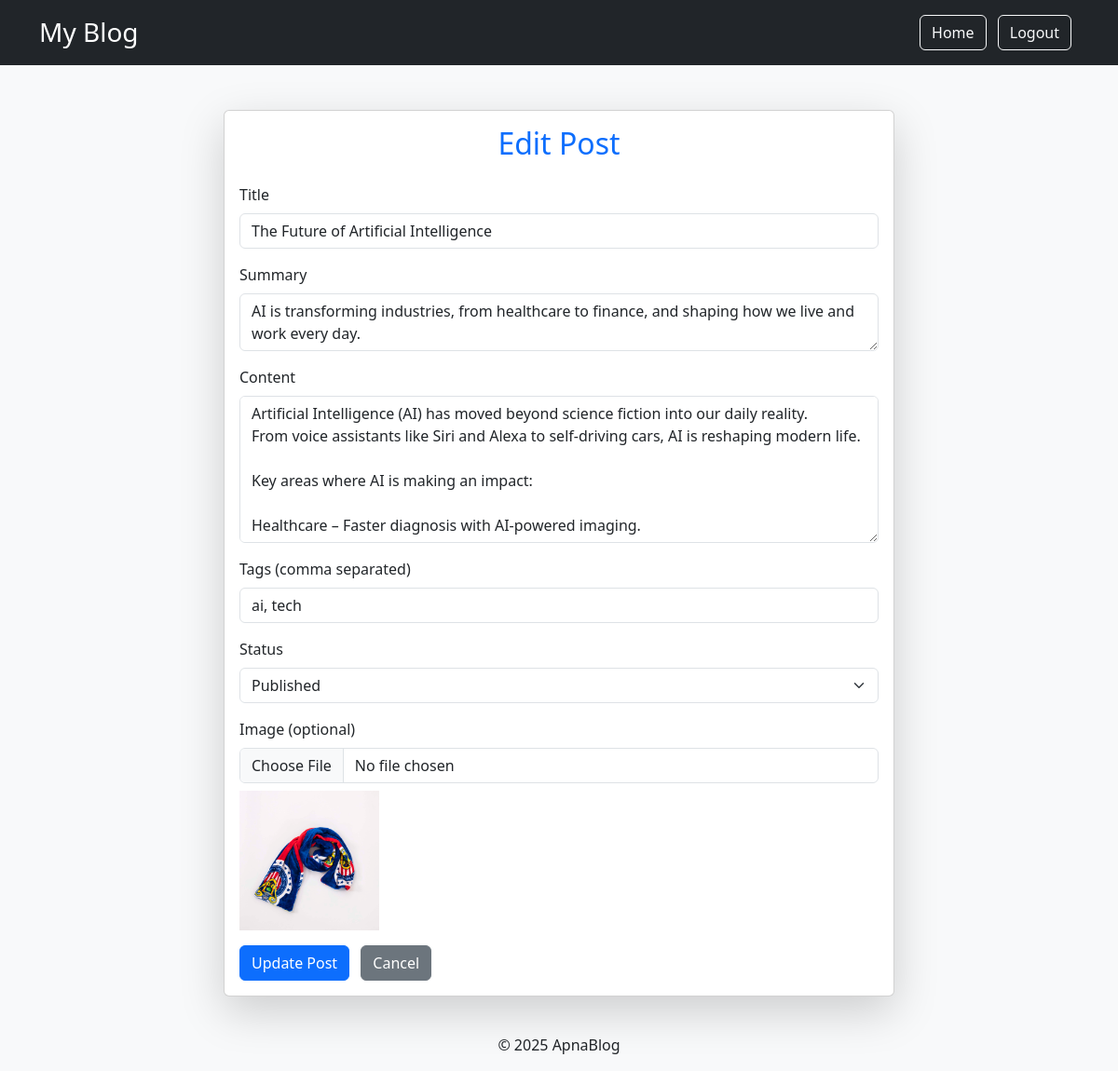
/edit_post/3/ (signed in), run on an earlier commit of the app's database.
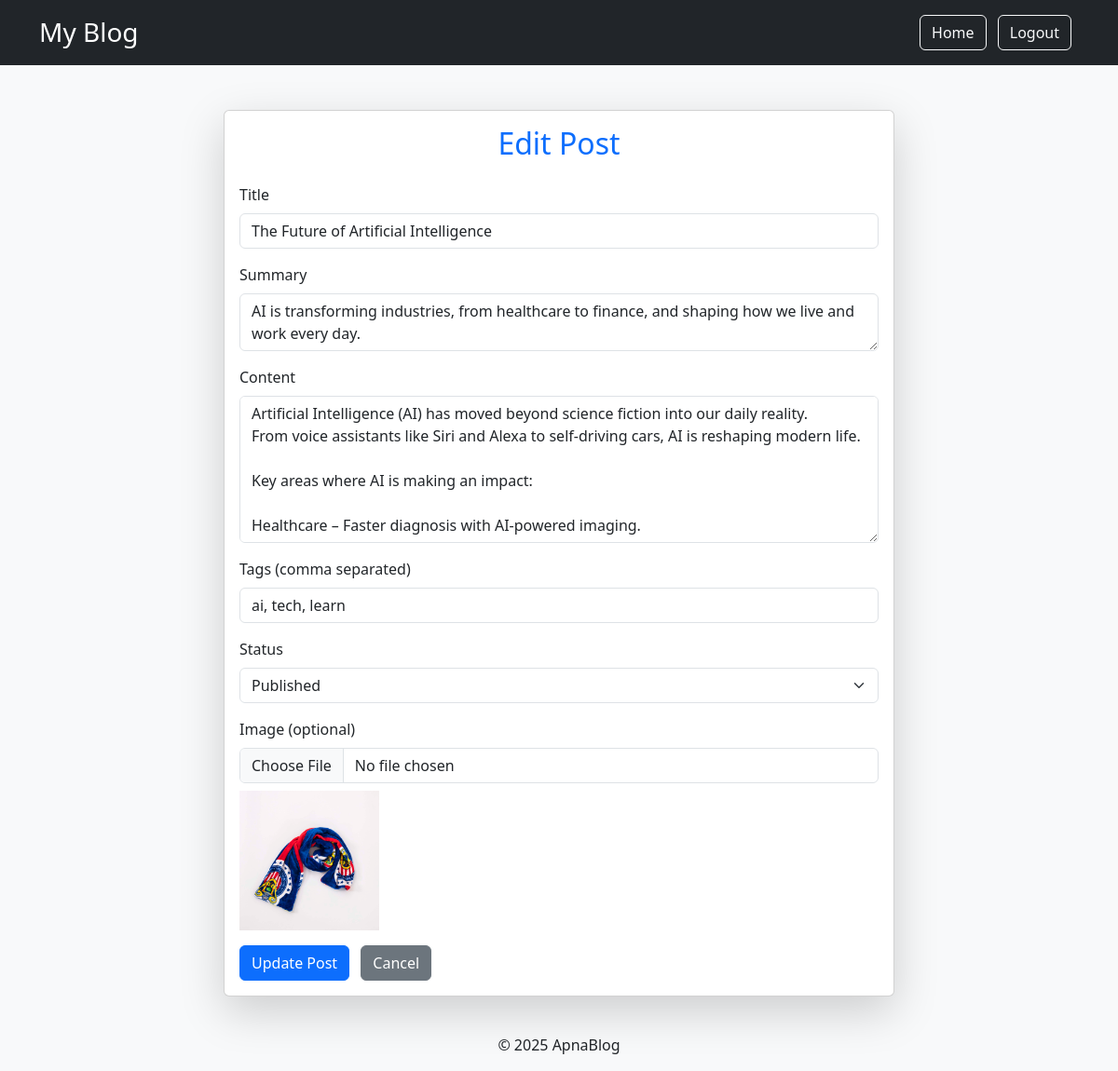
And on a later commit of the database.
### post/models.py (models this page shows, shortened)
class Post(models.Model):
    STATUS_CHOICES = (
        ("draft", "Draft"),
        ("published", "Published"),
    )
    title = models.CharField(max_length=200)
    slug = models.SlugField(max_length=220, unique=True, blank=True)
    summary = models.TextField(max_length=300, help_text="Short summary for preview.")
    content = models.TextField()
    author = models.ForeignKey(User, on_delete=models.CASCADE, related_name="posts")
    category = models.ForeignKey(Category, on_delete=models.SET_NULL, null=True, blank=True)
    tags = models.ManyToManyField(Tag, blank=True)
    image = models.ImageField(upload_to="posts/", blank=True, null=True)
    created_at = models.DateTimeField(auto_now_add=True)
    updated_at = models.DateTimeField(auto_now=True)
    status = models.CharField(max_length=10, choices=STATUS_CHOICES, default="draft")
    views = models.PositiveIntegerField(default=0)

class Tag(models.Model):
    name = models.CharField(max_length=50, unique=True)
    slug = models.SlugField(max_length=60, unique=True, blank=True)
    def __str__(self):
        return self.name

### post/views.py (the view, shortened to what this page needs)
# urls.py: path('edit_post/<int:post_id>/', edit_post, name='edit_post'),
@login_required
def edit_post(request, post_id):
    post = get_object_or_404(Post, id=post_id, author=request.user)
    return render(request, 'edit_post.html', {'post': post})
    return redirect('post_detail', slug=post.slug)

### templates/edit_post.html (shortened to what this page needs)
<!DOCTYPE html>
<html>
<head>
    <link rel="stylesheet" href="https://cdn.jsdelivr.net/npm/bootstrap@5.3.0/dist/css/bootstrap.min.css">
</head>
<body>
{% extends 'base.html' %}
{% block content %}
<div class="container mt-5">
    <div class="row justify-content-center">
        <div class="col-md-8">
            <div class="card shadow-lg">
                <div class="card-body">
                    <h2 class="card-title text-center mb-4 text-primary">Edit Post</h2>
                    <form method="POST" enctype="multipart/form-data">
                        <div class="mb-3">
                            <label for="title" class="form-label">Title</label>
                            <input type="text" class="form-control" id="title" name="title" value="{{ post.title }}" required>
                        </div>
                        <div class="mb-3">
                            <label for="summary" class="form-label">Summary</label>
                            <textarea class="form-control" id="summary" name="summary" rows="2" required>{{ post.summary }}</textarea>
                        </div>
                        <div class="mb-3">
                            <label for="content" class="form-label">Content</label>
                            <textarea class="form-control" id="content" name="content" rows="6" required>{{ post.content }}</textarea>
                        </div>
                        <div class="mb-3">
                            <label for="tags" class="form-label">Tags (comma separated)</label>
                            <input type="text" name="tags" id="tags" class="form-control" value="{{ post.tags.all|join:", " }}">
                        </div>
                        <div class="mb-3">
                            <label for="status" class="form-label">Status</label>
                            <select name="status" id="status" class="form-select">
                                <option value="published" {% if post.status == 'published' %}selected{% endif %}>Published</option>
                            </select>
                        </div>
                        <div class="mb-3">
                            <label for="image" class="form-label">Image (optional)</label>
                            <input type="file" name="image" id="image" class="form-control">
                            {% if post.image %}
                                <img src="{{ post.image.url }}" class="img-fluid mt-2" style="max-height:150px;" alt="Current Image">
                            {% endif %}
                        </div>
                        <button type="submit" class="btn btn-primary">Update Post</button>
                        <a href="{% url 'post_detail' post.id %}" class="btn btn-secondary ms-2">Cancel</a>
                    </form>
                </div>
            </div>
        </div>
    </div>
</div>
{% endblock %}

What changed in the data, as far as the page shows it:
changed Post "The Future of Artificial Intelligence": tags "ai, tech" → "ai, tech, learn"
